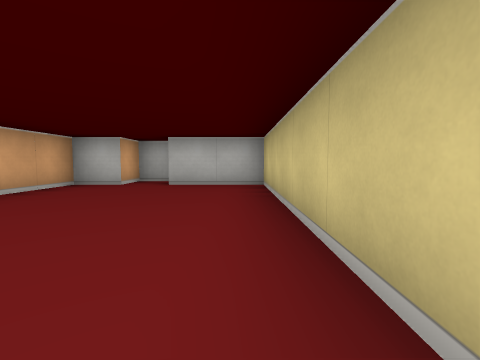
view 1 (above)

15 first-person views from a walk through a cub3D ray-caster map. The camera is about half as high as the walls, tilts 4° down and sees 85° across. The floor is counted in squares. Each view is taken from the middle of a square. On the plan, view 1 faces up. The plan holds only what a view shows up to about 9 squares ahead; the rest is blank.

view 2
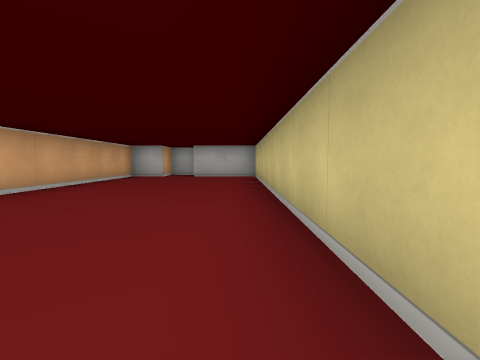

view 3
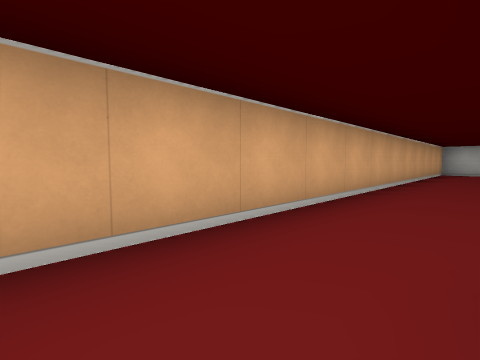

view 4
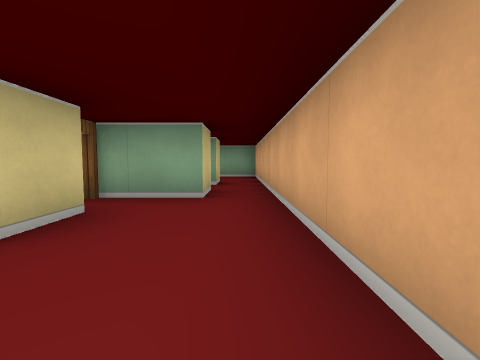

view 5
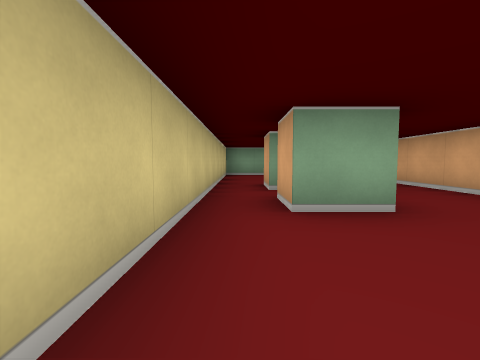

view 6
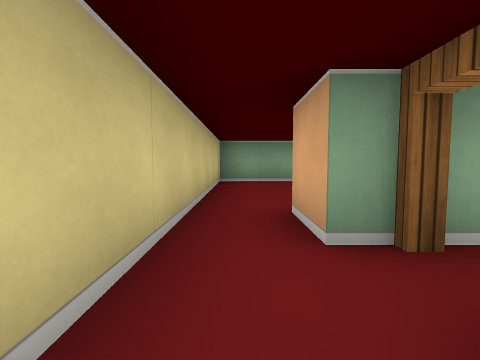

view 7
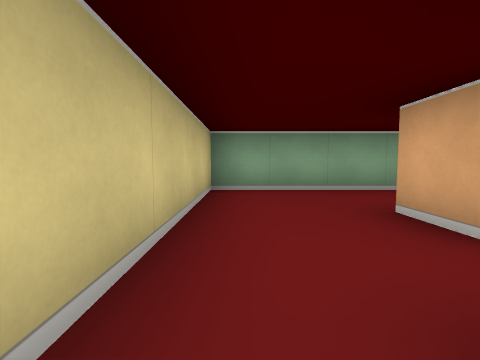

view 8
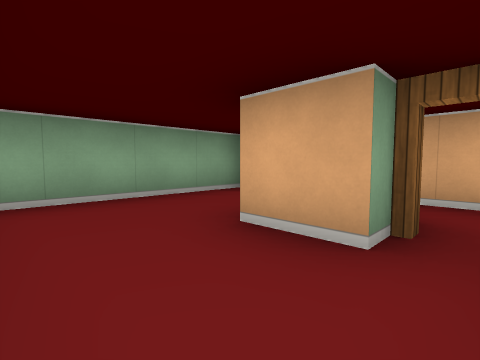

view 9
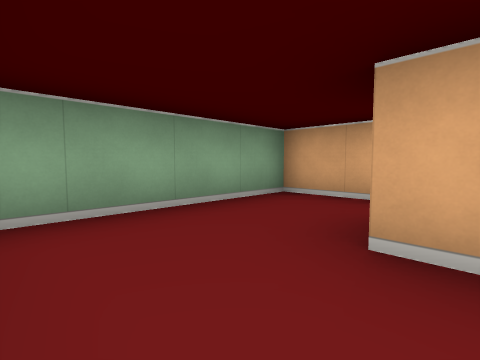

view 10
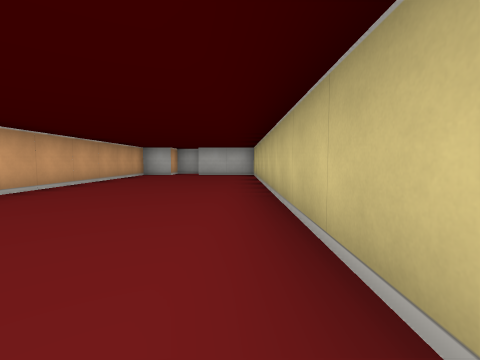

view 11
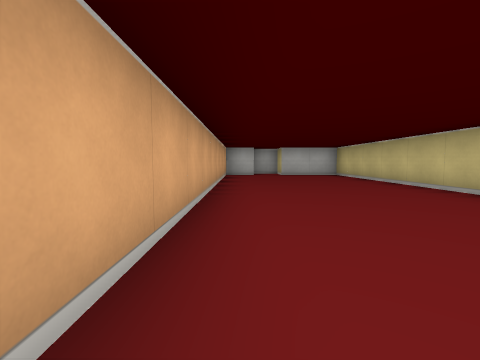

view 12
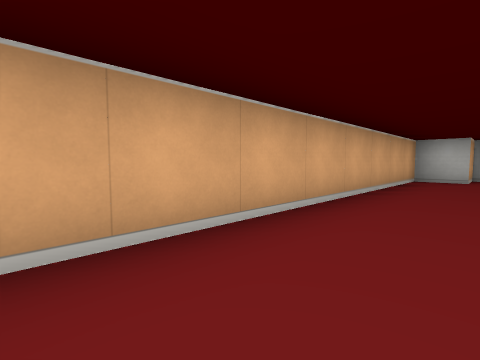

view 13
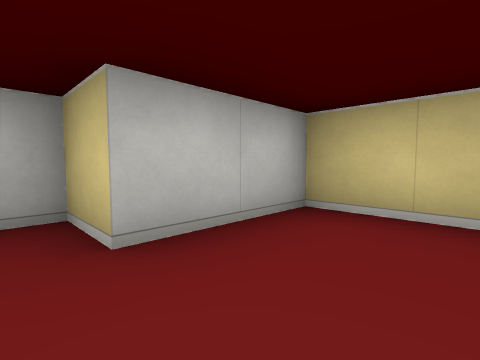

view 14
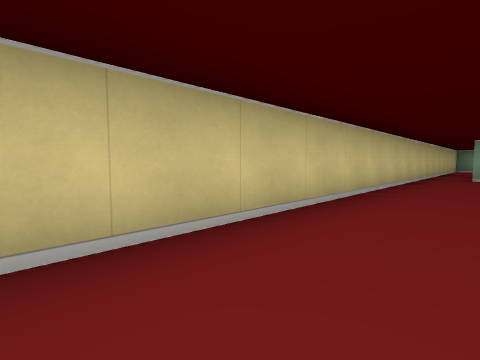

view 15
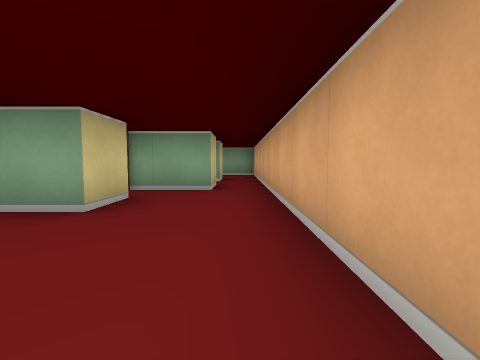

### Floor plan
Points are (right, up) in squares from view 1. A wall is a line through its corners. A room is listed if a view was taken in it or the views show most of it. See-through windows are left out.
Room 1 (views 1, 2, 3, 4, 5, 10, 11, 12, 13, 14, 15)
walls: (0.5, -4.5) (0.5, 5.5) (-1.5, 5.5) (-1.5, 6.5) (-2.5, 6.5) (-2.5, 5.5) (-3.5, 5.5) (-3.5, -11.5) (-1.5, -11.5); (-1.5, -5.5) (-1.5, -4.5) (-0.5, -4.5); (-2.5, -7.5) (-2.5, -6.5) (-0.5, -6.5); (-2.5, -9.4) (-2.5, -8.5)
ways out: opening at (-2, -10.5) to room 2; opening at (0, -4) to room 2; open door at (-2, -8) to room 2; open door at (-1, -6) to room 2
Room 2 (views 6, 7, 8, 9)
walls: (-1.5, -8.5) (-1.5, -9.5); (-0.5, -6.5) (-0.5, -7.5); (-1.5, -11.5) (0.5, -11.5) (0.5, -4.5); (-0.5, -4.5) (-0.5, -5.5)
ways out: opening at (-2, -10.5) to room 1; opening at (0, -4) to room 1; open door at (-2, -8) to room 1; open door at (-1, -6) to room 1

Where each view was taken, in squares from view 1:
view 1: 0 up, 0 right, facing up
view 2: 3 down, 0 right, facing up
view 3: 6 down, 2 left, facing up-left
view 4: 3 down, 3 left, facing down
view 5: 2 down, 0 right, facing down
view 6: 5 down, 0 right, facing down
view 7: 7 down, 0 right, facing down
view 8: 8 down, 0 right, facing down-left
view 9: 9 down, 0 right, facing down-left
view 10: 4 down, 0 right, facing up
view 11: 4 down, 3 left, facing up
view 12: 2 down, 2 left, facing up-left
view 13: 4 up, 2 left, facing up-right
view 14: 4 up, 1 left, facing down-right
view 15: 2 down, 3 left, facing down
